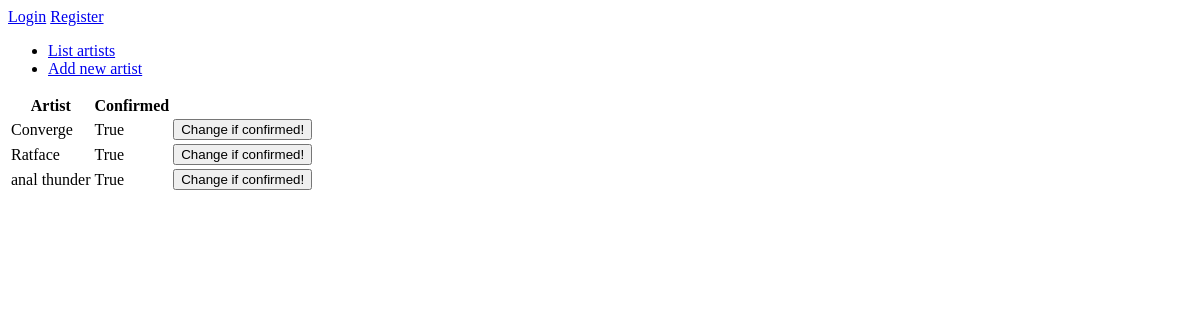
Page /artists on the earlier database version.
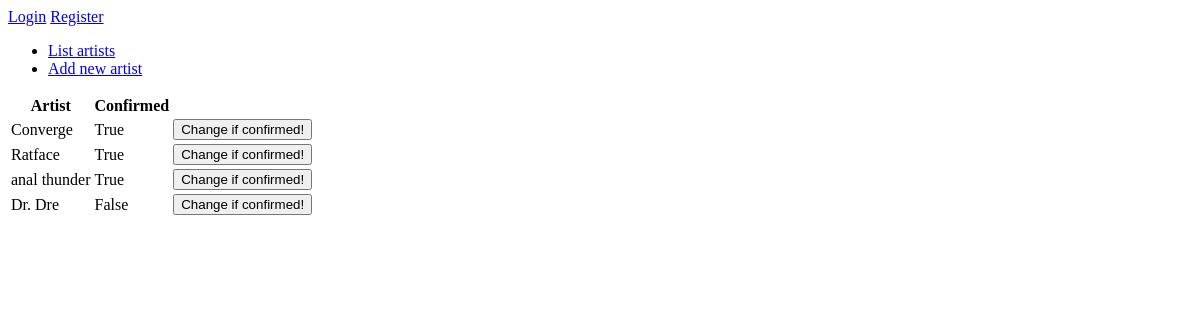
Same page on the later database version.
### application/artists/models.py (models this page shows, shortened)
class Artist(db.Model):
    id = db.Column(db.Integer, primary_key=True)
    date_created = db.Column(db.DateTime, default=db.func.current_timestamp())
    date_modified = db.Column(db.DateTime, default=db.func.current_timestamp(),
    onupdate=db.func.current_timestamp())
    name = db.Column(db.String(144), nullable=False)
    owned = db.Column(db.Boolean, nullable=False)

### application/artists/views.py (the view)
@app.route("/artists", methods=["GET"])
def artists_index():
    return render_template("artists/list.html", artists = Artist.query.all())

### application/templates/artists/list.html
{% extends "layout.html" %}
{% block body %}
<table>
    <tr>
        <th>Artist</th>
        <th>Confirmed</th>
    </tr>
    {% for artist in artists %}
    <tr>
        <td>{{ artist.name }}</td>
        <td>{{ artist.owned }}</td>
        <td>
            <form method="POST" action="{{ url_for('artist_set_owned', artist_id=artist.id) }}">
                <input type="submit" value="Change if confirmed!"/>
            </form>
        </td>
    </tr>
    {% endfor %}
</table>
{% endblock %}

### application/templates/layout.html (shortened to what this page needs)
<!DOCTYPE html>
<html>
    <head>
    </head>
    <body>
        {% if current_user.is_authenticated %}
        <p>
            Kirjautunut nimellä {{ current_user.name }} <a href="{{ url_for('auth_logout') }}">Kirjaudu ulos</a>
        </p>
        {% else %}
        <a href="{{ url_for('auth_login') }}">Login</a>
        <a href="{{ url_for('auth_register') }}">Register</a>
        {% endif %}
        <ul>
            <li><a href="{{ url_for('artists_index') }}"> List artists </a></li>
            <li><a href="{{ url_for('artists_form') }}"> Add new artist </a></li>
        </ul>
        {% block body %}{% endblock %}
    </body>
</html>

Differences in the rows shown:
added Artist: name "Dr. Dre", owned "False"
